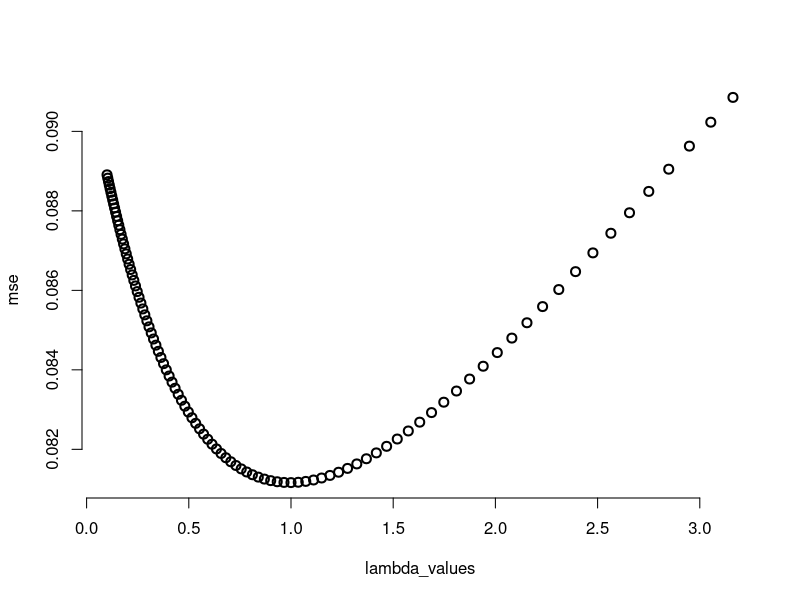

Here is the R script that generated this plot:
# Odd numbered observations as training, even numbered as testing
train = iris[(seq(nrow(iris))%%2==1),]
test = iris[(seq(nrow(iris))%%2==0),]

# Ridge Regression  Input: x1 = Sepal.Width, x2 = Petal.Length, x3 = Petal.Width
#                   Output: y = Sepal.Length

inputs = 3

train_features <- train[, c("Sepal.Width", "Petal.Length", "Petal.Width")]
test_features <- test[, c("Sepal.Width", "Petal.Length", "Petal.Width")]

# Compute training statistics
xBar <- apply(train_features, 2, mean)
s <- apply(train_features, 2, sd)

# Scale training and test data using training stats
X_train <- scale(train_features, center = xBar, scale = s)
X_test <- scale(test_features, center = xBar, scale = s)  # Use training stats!
y_train = train$Sepal.Length
y_test = test$Sepal.Length

# Optimize lambda
lambda_values = 10^seq(-1, 0.5, length = 100)
lambda_amount = length(lambda_values)
mse = matrix(NA, nrow = lambda_amount)

for(i in 1:lambda_amount){
  lambda = lambda_values[i]
  
  b0_hat = mean(y_train)
  b_hat = solve(t(X_train) %*% X_train + lambda * diag(inputs)) %*% t(X_train) %*% (y_train - b0_hat)
  
  # Make predictions on testing data
  y_pred = b0_hat + X_test %*% b_hat
  
  # Estimate mean-squared error
  mse[i] = mean((y_test - y_pred)^2)
}
plot(lambda_values, mse, bty = 'n',
     lwd = 2, cex = 1.2)

lambda_values[which(mse == min(mse))]
# ANS: minimizing lambda = 1
